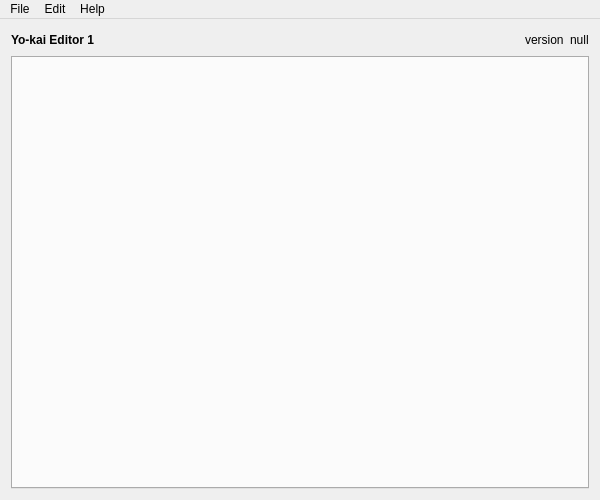
<?xml version="1.0" encoding="UTF-8"?>
<ui version="4.0">
 <class>MainWindow</class>
 <widget class="QMainWindow" name="MainWindow">
  <property name="geometry">
   <rect>
    <x>0</x>
    <y>0</y>
    <width>600</width>
    <height>500</height>
   </rect>
  </property>
  <property name="windowTitle">
   <string notr="true">Yo-kai Editor 1</string>
  </property>
  <widget class="QWidget" name="centralWidget">
   <layout class="QGridLayout" name="gridLayout">
    <item row="0" column="0">
     <layout class="QVBoxLayout" name="verticalLayout">
      <item>
       <layout class="QHBoxLayout" name="horizontalLayout">
        <item>
         <widget class="QLabel" name="title_label">
          <property name="font">
           <font>
            <weight>75</weight>
            <bold>true</bold>
           </font>
          </property>
          <property name="text">
           <string notr="true">Yo-kai Editor 1</string>
          </property>
         </widget>
        </item>
        <item>
         <spacer name="horizontalSpacer">
          <property name="orientation">
           <enum>Qt::Horizontal</enum>
          </property>
          <property name="sizeHint" stdset="0">
           <size>
            <width>40</width>
            <height>20</height>
           </size>
          </property>
         </spacer>
        </item>
        <item>
         <widget class="QLabel" name="label">
          <property name="text">
           <string>version</string>
          </property>
         </widget>
        </item>
        <item>
         <widget class="QLabel" name="version_label">
          <property name="text">
           <string notr="true">null</string>
          </property>
         </widget>
        </item>
       </layout>
      </item>
      <item>
       <widget class="QTabWidget" name="tabWidget">
        <property name="currentIndex">
         <number>-1</number>
        </property>
       </widget>
      </item>
     </layout>
    </item>
   </layout>
  </widget>
  <widget class="QMenuBar" name="menuBar">
   <property name="geometry">
    <rect>
     <x>0</x>
     <y>0</y>
     <width>600</width>
     <height>22</height>
    </rect>
   </property>
   <widget class="QMenu" name="menuFile">
    <property name="title">
     <string>File</string>
    </property>
    <addaction name="actionOpen"/>
    <addaction name="actionSave"/>
    <addaction name="separator"/>
    <addaction name="actionOpenDecrypted"/>
    <addaction name="actionSaveDecrypted"/>
   </widget>
   <widget class="QMenu" name="menuHelp">
    <property name="title">
     <string>Help</string>
    </property>
    <addaction name="actionVersion_information"/>
   </widget>
   <widget class="QMenu" name="menuEdit">
    <property name="title">
     <string>Edit</string>
    </property>
    <addaction name="actionManual_Edit"/>
   </widget>
   <addaction name="menuFile"/>
   <addaction name="menuEdit"/>
   <addaction name="menuHelp"/>
  </widget>
  <action name="actionOpen">
   <property name="text">
    <string>Open...</string>
   </property>
   <property name="shortcut">
    <string>Ctrl+O</string>
   </property>
  </action>
  <action name="actionSave">
   <property name="enabled">
    <bool>false</bool>
   </property>
   <property name="text">
    <string>Save As...</string>
   </property>
   <property name="shortcut">
    <string>Ctrl+S</string>
   </property>
  </action>
  <action name="actionVersion_information">
   <property name="text">
    <string>About this application</string>
   </property>
   <property name="toolTip">
    <string>show version information</string>
   </property>
  </action>
  <action name="actionManual_Edit">
   <property name="enabled">
    <bool>false</bool>
   </property>
   <property name="text">
    <string>Edit with hex editor</string>
   </property>
   <property name="shortcut">
    <string>Ctrl+E</string>
   </property>
  </action>
  <action name="actionOpenDecrypted">
   <property name="text">
    <string>Open decrypted...</string>
   </property>
   <property name="shortcut">
    <string>Ctrl+Shift+O</string>
   </property>
  </action>
  <action name="actionSaveDecrypted">
   <property name="enabled">
    <bool>false</bool>
   </property>
   <property name="text">
    <string>Save decrypted As...</string>
   </property>
   <property name="shortcut">
    <string>Ctrl+Shift+S</string>
   </property>
  </action>
 </widget>
 <layoutdefault spacing="6" margin="11"/>
 <resources/>
 <connections/>
</ui>
